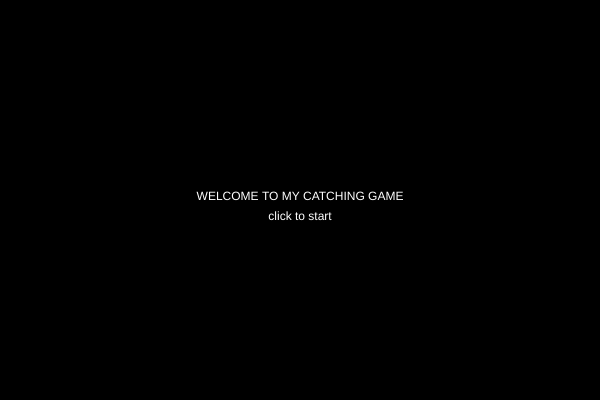
Frame 1 (no input)
Frame 60 (no input): identical to frame 1, image omitted
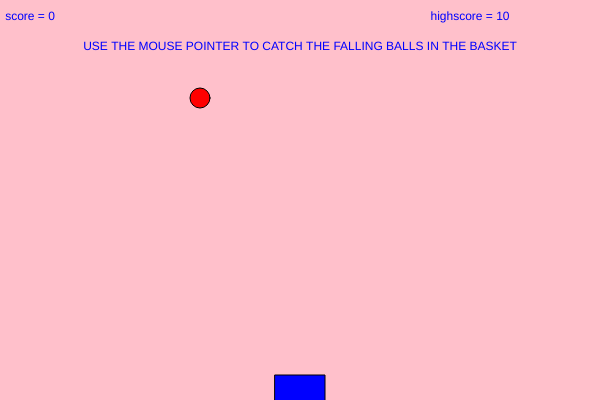
Frame 120 (the mouse pressed at the canvas centre since frame 60)

The p5.js sketch that drew these frames (run headless with seeded random() and noise() and a simulated clock; from frame 60 on, the mouse is pressed at the canvas centre):

// p5.js sketch
// ── sketch.js
var screen = 0;
var y=-20;
var x=200;
var speed = 2;
var score= 0;
var highscore = 10;

function preload(){
}

function setup() {
    createCanvas(600, 400);
    var resetButton = createButton('Reset');
    resetButton.mousePressed(function(){
        clearStorage();
        highscore = 10;
        score = 0;
        highscorename = 'CCC';
    });
}

function draw() {
	if(screen == 0){
        startScreen()
    }else if(screen == 1){
  	    gameOn()
    }else if(screen==2){
  	    endScreen()
    }	
}

function startScreen(){
	background(0)
	fill(255)
	textAlign(CENTER);
	text('WELCOME TO MY CATCHING GAME', width / 2, height / 2)
	text('click to start', width / 2, height / 2 + 20);
	reset();
}

function gameOn(){
	background("pink")
    text("score = " + score, 30,20)
    text("highscore = " + highscore, 470,20)
    textAlign(CENTER);
    text('USE THE MOUSE POINTER TO CATCH THE FALLING BALLS IN THE BASKET',300,50);
    fill("red");
    ellipse(x,y,20,20)
    fill("blue");
    rectMode(CENTER)
    rect(mouseX,height-10,50,30)
	y+= speed;
    if(y>height){
  	    screen =2
	}
    if(y>height-10 & x>mouseX-20 & x<mouseX+20){
  	    y=-20
        speed+=.5
        score+= 1
        if(score > highscore){
    	    highscore = score
            storeItem('highscore', highscore);
        }
    }
	if(y==-20){
  	    x= random(20,width-20);
    }
}

function endScreen(){
	background(0)
	textAlign(CENTER);
    fill(255)
	text('GAME OVER', width / 2, height / 2)
  	text("SCORE = " + score, width / 2, height / 2 + 20)
    if (score === highscore){
    	text("NEW HIGHSCORE!", width / 2, height / 2 + 40)
    }else{
        text("HIGHSCORE = " + highscore, width / 2, height / 2 + 40)
    }
		text('click to play again', width / 2, height / 2 + 60);
}

function mousePressed(){
	if(screen==0){
  	    screen=1
    }else if(screen==2){
  	    screen=0
    }
}

function reset(){
	score=0;
  	speed=2;
  	y=-20;
}
